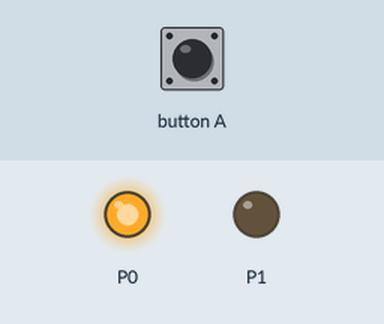
Simulated run of this program. Board: BBC micro:bit running MicroPython. Shown: output pins drawn as LEDs (lit = HIGH). Inputs (shaded band) come from the test bench.

Above: at 1.2 s.
1.3 s: button A pressed for 0.15 s
At 1.39 s:
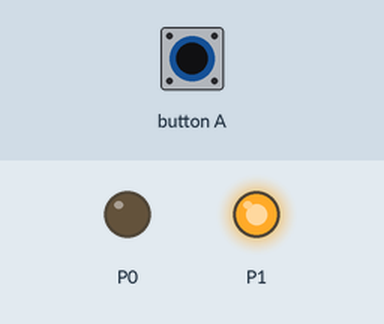
2.9 s: button A pressed for 3.2 s
At 7.4 s:
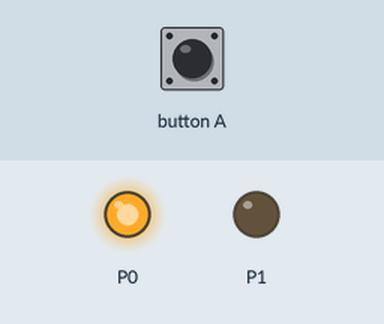
Timing chart, 0 to 8.9 s (numbered marks = the images above; inputs shaded):
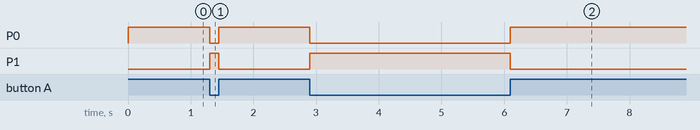

Measured:
- after the input at 1.3 s, P0: HIGH → LOW at once, → HIGH 0.15 s later; P1: LOW → HIGH at once, → LOW 0.15 s later
- after the input at 2.9 s, P0: HIGH → LOW at once, → HIGH 3.2 s later; P1: LOW → HIGH at once, → LOW 3.2 s later

The program:

____.py
```python
from microbit import *


while True:
    if not pin5.read_digital():  # Ã»ÓÐ°´ÏÂµÄÊ±ºòÎª1£¬not Îª0£¬¾Í»áÖ´ÐÐelseµÄ´úÂë£¬°´ÏÂµÄÊ±ºòÎª0£¬notÎª1ÁË ÕâÑù×Ó¾ÍÖ´ÐÐifÓï¾äµÄ´úÂë
        pin0.write_digital(0)
        pin1.write_digital(1)
    else:  #°´¼ü°´ÏÂ
        pin0.write_digital(1)
        pin1.write_digital(0)        
```
